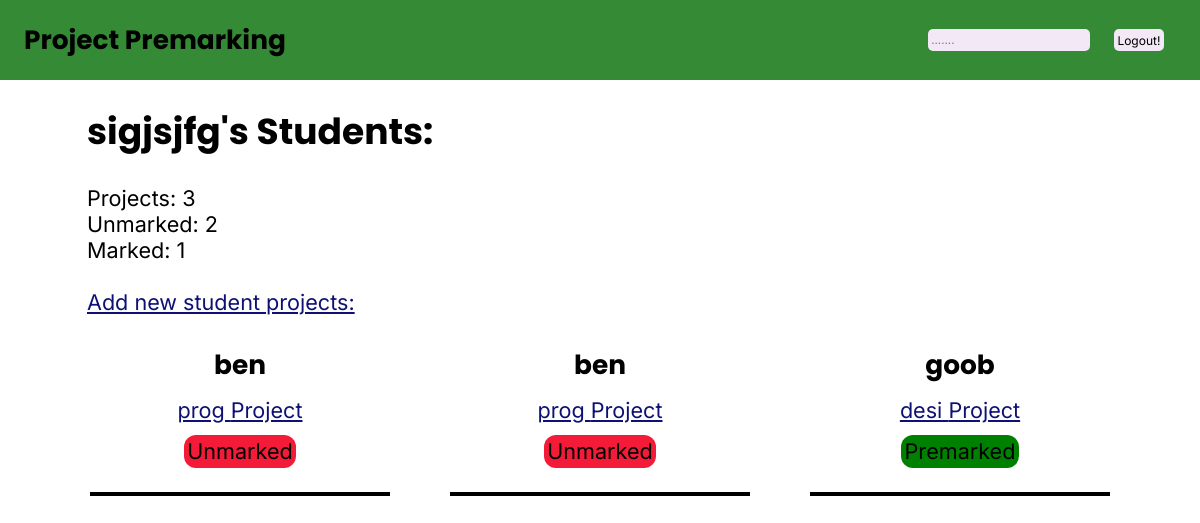
Screenshot of /profile (signed in) with the database file from the repository.
### server.py (models this page shows, shortened)
class Base(DeclarativeBase):
    pass

class Admin(Base, UserMixin):
    __tablename__ = 'Admin'
    id: Mapped[int] = mapped_column(primary_key=True)
    email: Mapped[str] = mapped_column(String(50))
    hash: Mapped[str]
    userproject: Mapped[List['UserProject']] = relationship(
        "UserProject", back_populates='admin')

class User(Base):
    __tablename__ = 'User'
    id: Mapped[int] = mapped_column(primary_key=True)
    name: Mapped[str] = mapped_column(String(50))
    email: Mapped[str] = mapped_column(String(50))
    year_level: Mapped[int]
    admin: Mapped[bool]
    user_projects: Mapped[List["UserProject"]] = relationship(
        "UserProject", back_populates="user")

class Project(Base):
    __tablename__ = 'Project'
    id: Mapped[int] = mapped_column(primary_key=True)
    type: Mapped[str] = mapped_column(String(50))
    user_projects: Mapped[List["UserProject"]] = relationship(
        "UserProject", back_populates="project")
    standard_projects: Mapped[List["ProjectStandard"]] = relationship(
        "ProjectStandard", back_populates="project")

### server.py (the view)
@app.route('/profile', methods=['POST', 'GET'])
@login_required
def profile():
    AdProj = select(UserProject).where(
        UserProject.admin_id == current_user.id)
    with Session(engine) as session:
        user_projects = session.scalars(AdProj).all()
        marked_count = 0
        unmarked_count = 0
        projects = []
        for i in user_projects:
            if i.marked == 1:
                premarked = 'Premarked'
                marked_count += 1
            else:
                premarked = 'Unmarked'
                unmarked_count += 1
            projects.append({
                'id': i.id,
                'user': i.user.name,
                'type': i.project.type,
                'projstand': i.project.id,
                'user_id': i.user.id,
                'marked': premarked
            })
    return render_template('profile.html',
                           projects=projects, searchBar=True,
                           counts=(marked_count, unmarked_count))

### server.py (called while the page is built)
@login_manager.user_loader
def load_user(user_id):
    query = select(Admin).where(Admin.id == user_id)
    with Session(engine) as session:
        obj = session.scalar(query)
    return obj

### templates/profile.html (shortened to what this page needs)
{% extends 'layout.html' %} {% block content %}
<div class="project-page">
    <div class="top-project">
        <div>
            <h1 class="logged-in">{{current_user.email}}'s Students:</h1>
            <p>
                <br>
                Projects: {{projects | count }}
                <br>
                Unmarked: {{counts[1]}}
                <br>
                Marked: {{counts[0]}}
                <br><br>
                <a href="instructions" class="project-link">Add new student projects:</a>
            </p>
        </div>
    </div>
    <div class="projects">
        {% for project in projects %}
        <div class="indiv-project" name="project-{{project['user_id']}}">
            <div class="centre-projects">
                <h1 class="project-user-name">{{project['user']}}</h1>
                <a href="project/{{project['projstand']}}/{{project['user_id']}}"
                    class="project-link">{{project['type']}} Project</a>
                <p class="{% if project['marked'] == 'Premarked' %}marked{% else %}unmarked{% endif %}">
                    {{project['marked']}}</p>
            </div>
            <div class="line between-projects"></div>
        </div>
        {% endfor %}
    </div>
</div>
{% endblock %}

### static/css/style.css (style rules this page uses)
h1 { font-family: 'Poppins'; font-size: 2.2vw; }
p { font-family: 'Inter'; font-size: 1.8vw; padding:0; margin:0; }
body { padding:0; margin:0; }
.line { width:100vw; background-color: black; height:0.5vh; }
.project-link { font-family:'Inter'; color:rgb(14, 17, 115); font-size: 1.8vw; }
.indiv-project { width:25vw; display: flex; align-items: center; flex-direction: column; }
.between-projects { margin:2vw 0vw 0 0; width:100%; }
.centre-projects { display:flex; flex-direction: column; align-items: center; }
.logged-in { text-align: center; font-size: 3vw; margin:0; }
.projects { display:grid; grid-template-columns: 1fr 1fr 1fr; gap:5vw; margin-top:1vw; }
.project-page { display:flex; flex-direction: column; align-items: center; margin-left:5vw; margin-right:5vw; }
.project-user-name { margin-bottom: 1vw; }
.top-project { display:flex; flex-direction: row; justify-content: space-between; align-items: flex-start; width:95%; padding-top:2vw; }
.marked { background-color: #008000; }
.unmarked { background-color: rgb(243, 27, 56); }
.marked, .unmarked { margin-top:1vw; padding:0.3vw; border-radius: 1vw; }

### rows the page displays
Admin: email "sigjsjfg"
User: user "ben" "ben"
Project: type "prog" "prog"
User: user "goob"
Project: type "desi"

### other values shown
{{ projects | count }} "3"
{{ counts[1] }} "2"
{{ counts[0] }} "1"
{{ project['marked'] }} "Unmarked" "Unmarked" "Premarked"
